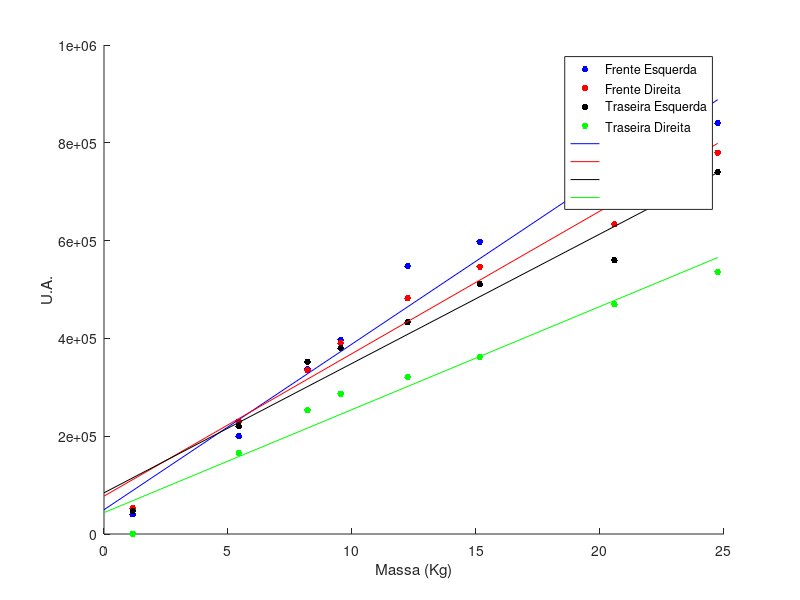

Reproduce this figure in MATLAB.
clearvars, clc, close all

pesos = [1160,5435,8205,9545,12245,15155,20580,24745]'/1000;
frente_dir = [40000,200000,337000,397000,548000,598000,727000,840000]';
frente_esq = [52.5  230 335 390 482 547 633 780]'*1000;
traseira_esq = [46800,220000,352000,380000,433000,511000,560000,740000]';
traseira_dir = [1000,166000,253000,287000,321000,362000,470000,536000]';

figure,
hold on
plot(pesos,frente_dir,"b.","MarkerSize",15)
plot(pesos,frente_esq,"r.","MarkerSize",15)
plot(pesos,traseira_esq,"k.","MarkerSize",15)
plot(pesos,traseira_dir,"g.","MarkerSize",15)

m = 3.389e4;
b = 4.962e4;
plot([0 24.745],[b m*24.745+b],"b")

m = 2.915e4;
b = 7.746e4;
plot([0 24.745],[b m*24.745+b],"r")

m = 2.647e4;
b = 8.42e4;
plot([0 24.745],[b m*24.745+b],"k")

m = 2.108e4;
b = 4.367e4;
plot([0 24.745],[b m*24.745+b],"g")


legend("Frente Esquerda","Frente Direita",...
    "Traseira Esquerda","Traseira Direita","","","","")

xlabel("Massa (Kg)")
ylabel("U.A.")